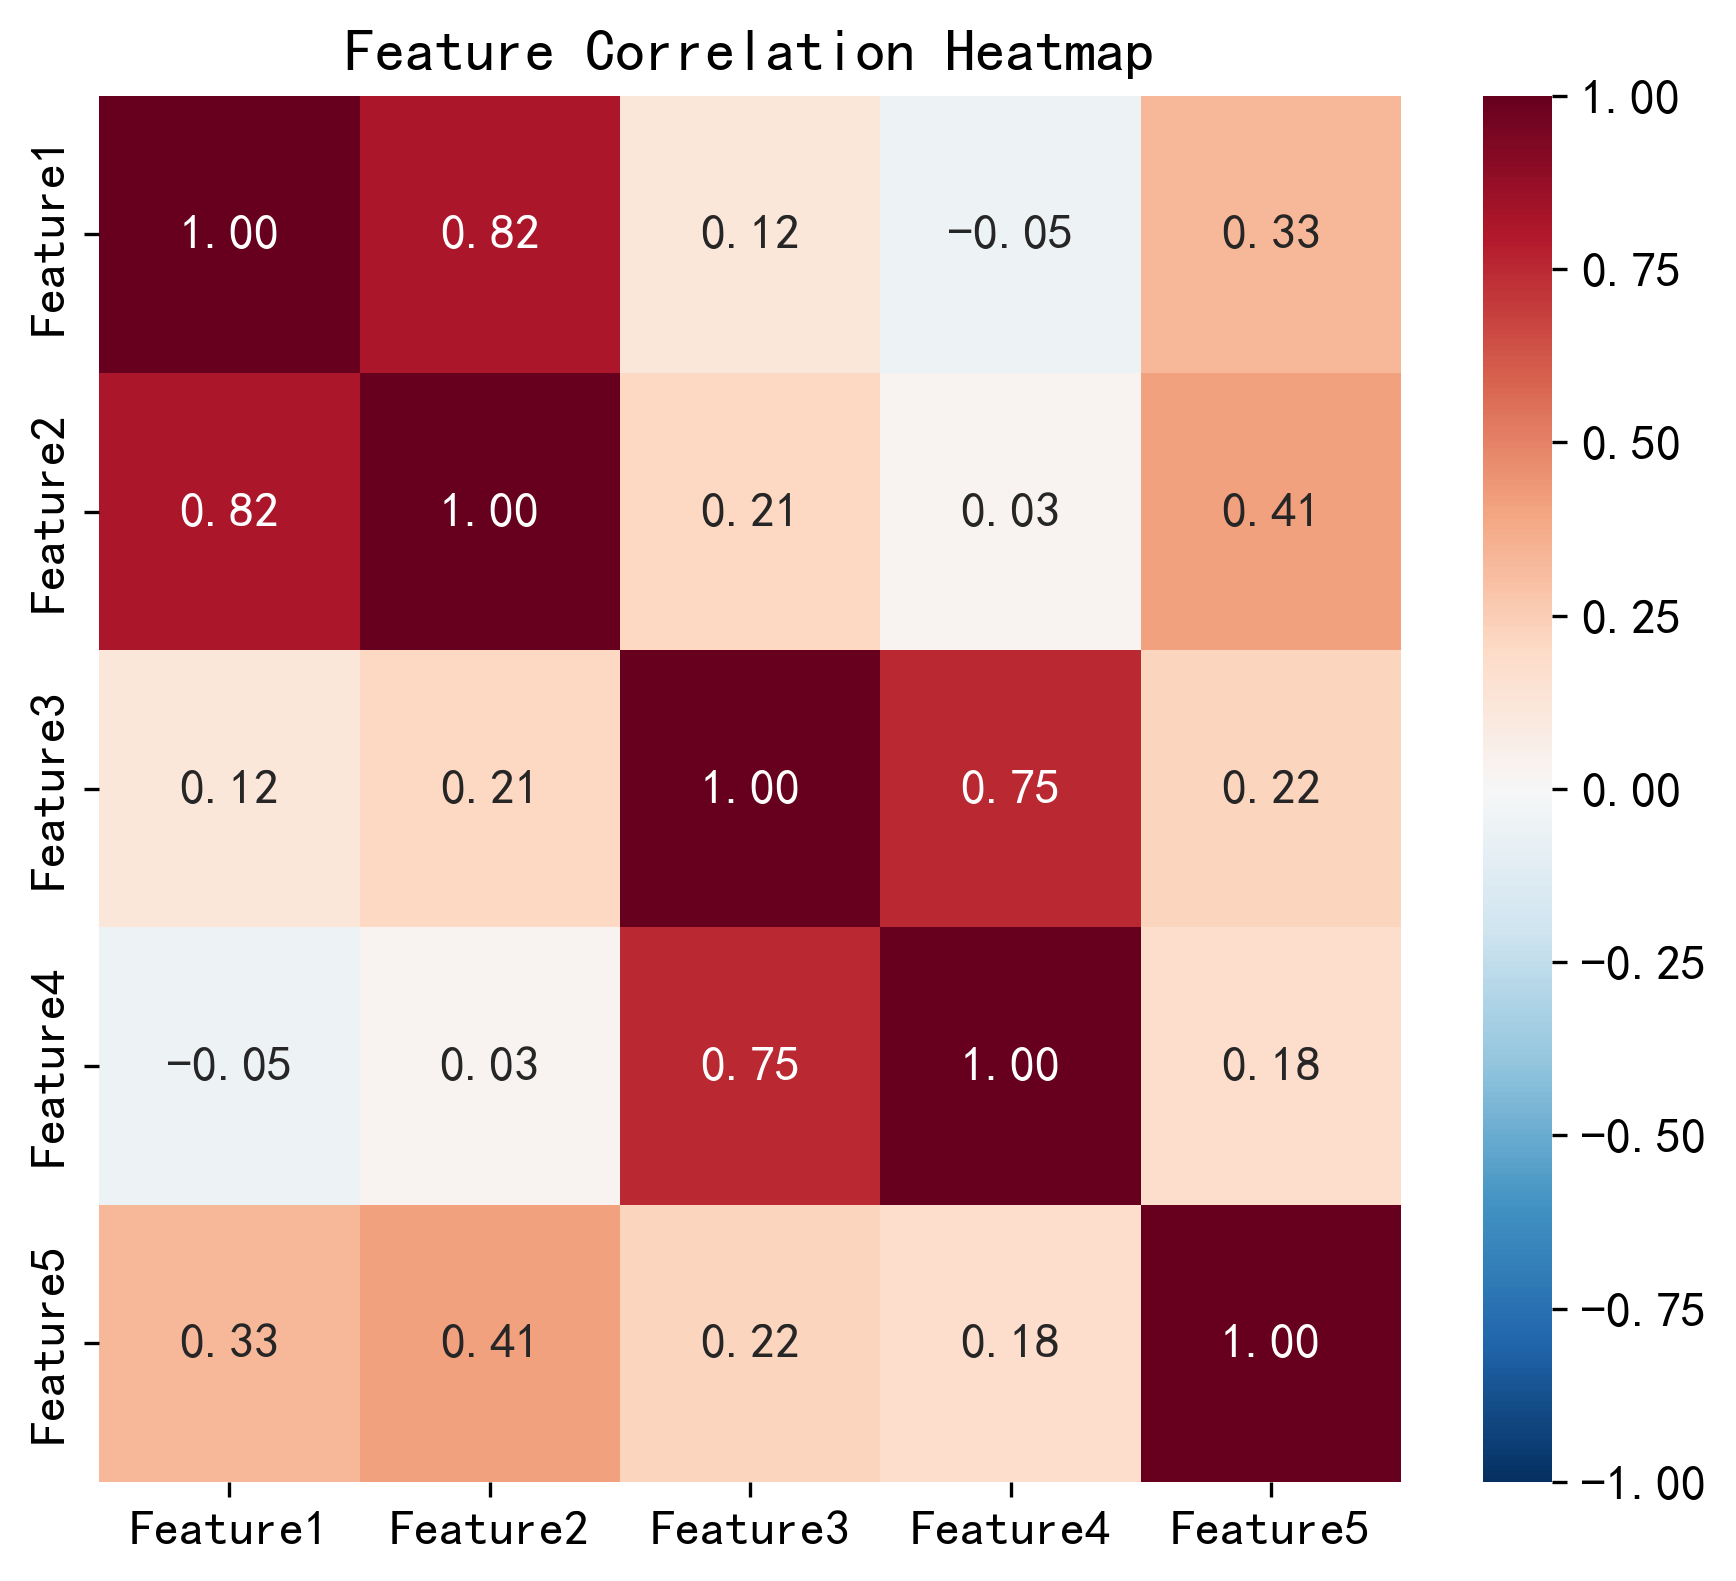

The script that saved this image:
# 导入基础绘图库
import matplotlib.pyplot as plt
# 导入数值数组库，构建相关性矩阵
import numpy as np
# 导入seaborn库，对matplotlib二次封装，热力图更美观简洁
import seaborn as sns

# 全局绘图风格配置，同上统一科研规范
plt.rcParams["font.family"] = ["SimHei"]
plt.rcParams["axes.unicode_minus"] = False
plt.rcParams["font.size"] = 12
plt.rcParams["figure.dpi"] = 300
plt.rcParams["savefig.bbox"] = "tight"

# 手动构建5行5列的特征相关系数矩阵，数值范围-1~1
# 对角线全为1：自身和自己相关性为1
corr_matrix = np.array([
    [1.0, 0.82, 0.12, -0.05, 0.33],
    [0.82, 1.0, 0.21, 0.03, 0.41],
    [0.12, 0.21, 1.0, 0.75, 0.22],
    [-0.05, 0.03, 0.75, 1.0, 0.18],
    [0.33, 0.41, 0.22, 0.18, 1.0]
])
# 行列对应的特征名称
cols = ["Feature1","Feature2","Feature3","Feature4","Feature5"]

# 创建画布，宽7高6
fig, ax = plt.subplots(figsize=(7, 6))

# ====================== 绘制热力图核心函数 ======================
sns.heatmap(
    corr_matrix,        # 输入的相关系数矩阵数据
    annot=True,         # True：每个格子内显示具体数值
    fmt=".2f",          # 数值格式：保留2位小数
    cmap="RdBu_r",      # 配色方案：红蓝反向，红色正相关，蓝色负相关，科研标准配色
    vmin=-1, vmax=1,    # 颜色条数值上下限固定为-1到1，符合相关系数定义
    xticklabels=cols,   # X轴刻度文字
    yticklabels=cols,   # Y轴刻度文字
    ax=ax               # 指定画在我们提前创建好的ax坐标轴上
)

# 设置热力图标题
ax.set_title("Feature Correlation Heatmap")
import os
save_path = r"C:\Users\86159\Desktop\04"
# 保存矢量文件
plt.savefig(os.path.join(save_path, "热力图.pdf"))
# 保存图片
plt.savefig(os.path.join(save_path, "热力图.png"))
# 弹出窗口查看热力图
plt.show()
